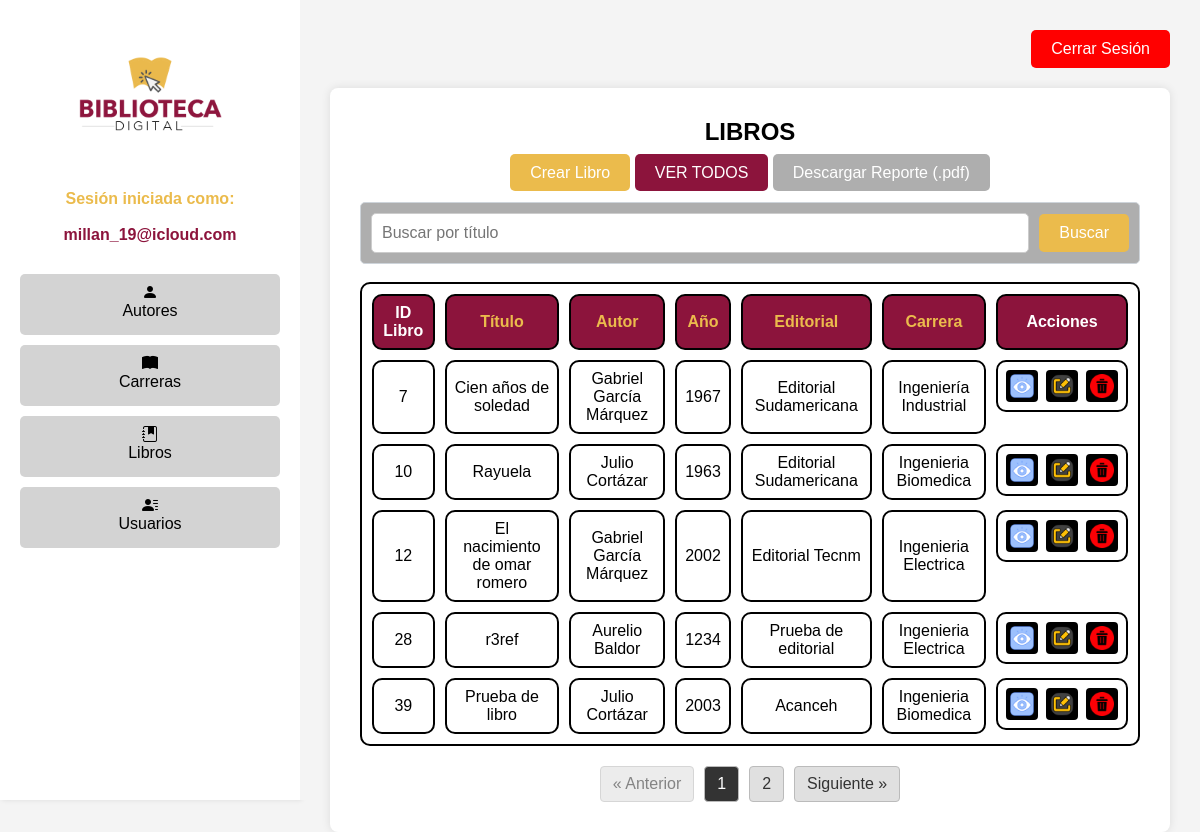
Screenshot of /Login/libros.php (signed in) with the database file from the repository.
### tables this page shows
CREATE TABLE `libros` (
  `id_libro` int(5) NOT NULL,
  `titulo` varchar(200) NOT NULL,
  `autor` int(11) NOT NULL,
  `anio` int(5) NOT NULL,
  `editorial` varchar(200) NOT NULL,
  `carrera` int(11) NOT NULL
);

CREATE TABLE `autores` (
  `id_autor` int(11) NOT NULL,
  `nombre` varchar(200) NOT NULL,
  `nacionalidad` varchar(255) NOT NULL
);

CREATE TABLE `carreras` (
  `id_carrera` int(11) NOT NULL,
  `nombre_carrera` varchar(200) NOT NULL
);

### Login/libros.php (the view, shortened to what this page needs)
<?php
$usuario = $_SESSION['adminpanel_username'];
include "conexion.php";
$registros_por_pagina = 5;
$pagina_actual = isset($_GET['pagina']) ? (int)$_GET['pagina'] : 1;
$inicio = ($pagina_actual - 1) * $registros_por_pagina;
$query = "
    SELECT libros.id_libro, libros.titulo, autores.nombre AS nombre_autor,
           libros.anio, libros.editorial, carreras.nombre_carrera
    FROM libros
    JOIN autores ON libros.autor = autores.id_autor
    JOIN carreras ON libros.carrera = carreras.id_carrera";
$result_total = mysqli_query($conectar, $query);
$total_filas = mysqli_num_rows($result_total);
$total_paginas = ceil($total_filas / $registros_por_pagina);
$query .= " LIMIT $inicio, $registros_por_pagina";
$result = mysqli_query($conectar, $query);
?>
<!DOCTYPE html>
<html lang="es">
<head>
    <link rel="stylesheet" href="styles_admin.css">
    <link rel="stylesheet" href="https://cdn.jsdelivr.net/npm/bootstrap-icons@1.7.2/font/bootstrap-icons.css">
</head>
<body>
    <div class="container">
        <?php include "menu.php"; ?>
        <section class="main-content">
            <div class="header">
                <a href="salir.php" class="btn-logout">Cerrar Sesión</a>
            </div>
            <div class="content">
                <h1>LIBROS</h1>
                <br>
                <a href="crear_libro.php" class="btn-new">Crear Libro</a>
                <a href="libros.php" class="btn-new2">VER TODOS</a>
                <a href="reporte_libros.php" class="btn-new3">Descargar Reporte (.pdf)</a>
                <br>
                <form method="POST" action="libros.php" class="search-bar">
                    <input type="text" name="busca_titulo" class="search-input" placeholder="Buscar por título">
                    <button type="submit" name="buscar" class="search-label">Buscar</button>
                </form>
                <br>
                <table>
                    <thead>
                        <tr>
                            <th class="especial">ID Libro</th>
                            <th>Título</th>
                            <th>Autor</th>
                            <th>Año</th>
                            <th>Editorial</th>
                            <th>Carrera</th>
                            <th class="especial">Acciones</th>
                        </tr>
                    </thead>
                    <tbody>
                        <?php if (mysqli_num_rows($result) > 0): ?>
                            <?php while ($fila = mysqli_fetch_assoc($result)): ?>
                                <tr>
                                    <td><?php echo htmlspecialchars($fila['id_libro']); ?></td>
                                    <td><?php echo htmlspecialchars($fila['titulo']); ?></td>
                                    <td><?php echo htmlspecialchars($fila['nombre_autor']); ?></td>
                                    <td><?php echo htmlspecialchars($fila['anio']); ?></td>
                                    <td><?php echo htmlspecialchars($fila['editorial']); ?></td>
                                    <td><?php echo htmlspecialchars($fila['nombre_carrera']); ?></td>
                                    <td class="actions">
                                        <a href="ver_libro.php?id=<?php echo $fila['id_libro']; ?>" class="btn-view">
                                            <img src="images/ojo.png" alt="">
                                        </a>
                                        <a href="editar_libro.php?id=<?php echo $fila['id_libro']; ?>" class="btn-edit">
                                            <img src="images/editar.png" alt="">
                                        </a>
                                        <a href="#" onClick="validar('eliminar_libro.php?id=<?php echo $fila['id_libro']; ?>')" class="btn-delete">
                                            <img src="images/borrar.png" alt="">
                                        </a>
                                    </td>
                                </tr>
                            <?php endwhile; ?>
                        <?php else: ?>
                            <tr>
                                <td colspan="7" class="text-center">No hay coincidencias con tu búsqueda</td>
                            </tr>
                        <?php endif; ?>
                    </tbody>
                </table>
                <div class="paginacion-libros">
                    <a href="?pagina=<?php echo max(1, $pagina_actual - 1); ?>"
                       class="paginacion-enlace <?php if ($pagina_actual == 1) echo 'deshabilitado'; ?>">
                       « Anterior
                    </a>
                    <?php for ($i = 1; $i <= $total_paginas; $i++): ?>
                        <a href="?pagina=<?php echo $i; ?>"
                           class="paginacion-enlace <?php if ($i == $pagina_actual) echo 'activo'; ?>">
                           <?php echo $i; ?>
                        </a>
                    <?php endfor; ?>
                    <a href="?pagina=<?php echo min($total_paginas, $pagina_actual + 1); ?>"
                       class="paginacion-enlace <?php if ($pagina_actual == $total_paginas) echo 'deshabilitado'; ?>">
                       Siguiente »
                    </a>
                </div>
            </div>
        </section>
    </div>
</body>
</html>

### Login/menu.php
<aside class="sidebar">
    <div class="logo">
        <a href="principal.php">
            <img src="biblio.jpg" alt="Logo_Tecnm">
        </a>
    </div>
    <div class="user-info">
        <p class="osito">Sesión iniciada como:</p>
        <br>
        <p><?php echo htmlspecialchars($usuario); ?></p>
    </div>
    <nav class="menu">
        <ul>
            <li>
                <a href="autor.php" class="menu-item">
                    <i class="bi bi-person-fill"></i><br>
                    Autores
                </a>
            </li>
            <li>
                <a href="carreras.php" class="menu-item">
                    <i class="bi bi-book-fill"></i><br>
                    Carreras
                </a>
            </li>
            <li>
                <a href="libros.php" class="menu-item">
                    <i class="bi bi-journal-bookmark-fill"></i><br>
                    Libros
                </a>
            </li>
            <li>
                <a href="usuarios.php" class="menu-item">
                    <i class="bi bi-person-lines-fill"></i><br>
                    Usuarios
                </a>
            </li>
        </ul>
    </nav>
</aside>

### Login/styles_admin.css (style rules this page uses)
* { margin: 0; padding: 0; box-sizing: border-box; }
body { font-family: Arial, sans-serif; background-color: #f4f4f4; }
:root { --color1: #ebbb4c; --color2: #8c143c; }
.container { display: flex; height: 100vh; text-align: center; }
.sidebar { width: 300px; background-color: white; color: black; display: flex; flex-direction: column; padding: 20px; justify-content: flex-start; gap: 20px; box-shadow: 2px 0 5px rgba(0, 0, 0, 0.1); }
.logo { text-align: center; }
.logo img { width: 100%; height: auto; max-width: 150px; max-height: 150px; object-fit: contain; display: block; margin: 0 auto; }
.user-info { text-align: center; font-weight: bold; color: var(--color2); }
.menu ul { list-style: none; padding-left: 0; }
.menu ul li { margin: 10px 0; }
.menu ul li a { color: black; text-decoration: none; display: block; padding: 10px; background-color: #d3d3d3; border-radius: 5px; text-align: center; transition: background-color 0.3s ease, color 0.3s ease; border-bottom: 5px #55555500 solid; }
.main-content { flex: 1; display: flex; flex-direction: column; justify-content: flex-start; padding: 30px; background-color: #f4f4f4; }
.header { display: flex; justify-content: flex-end; margin-bottom: 20px; }
a { text-decoration: none; }
.btn-logout { background-color: red; color: white; border: none; padding: 10px 20px; cursor: pointer; font-size: 16px; border-radius: 5px; }
.btn-new { background-color: var(--color1); color: white; border: none; padding: 10px 20px; cursor: pointer; font-size: 16px; border-radius: 5px; }
.btn-new2 { background-color: var(--color2); color: white; border: none; padding: 10px 20px; cursor: pointer; font-size: 16px; border-radius: 5px; }
.btn-new3 { background-color: #aeaeae; color: white; border: none; padding: 10px 20px; cursor: pointer; font-size: 16px; border-radius: 5px; }
.content { background-color: white; padding: 30px; box-shadow: 0 0 10px rgba(0, 0, 0, 0.1); border-radius: 8px; flex-grow: 1; }
table { width: 100%; border-collapse: separate; border-spacing: 10px; margin: 0 auto; border: 2px black solid; border-radius: 10px; }
th, td { border: 2px solid black; padding: 8px; text-align: center; background-color: white; color: black; border-radius: 10px; }
th { background-color: var(--color2); color: var(--color1); }
.actions { display: flex; justify-content: center; gap: 8px; }
.actions a { display: flex; justify-content: center; align-items: center; text-decoration: none; padding: 4px; border-radius: 4px; color: gold; background-color: black; }
.btn-view { background-color: #444; }
.btn-edit { background-color: #333; }
.btn-delete { background-color: #111; }
.actions img { width: 24px; height: 24px; display: block; }
.especial { color: white; }
.osito { color: var(--color1); }
.search-bar { position: relative; margin-top: 20px; display: flex; justify-content: space-between; align-items: center; background-color: #aeaeae; border: 1px solid #ced4da; border-radius: 5px; padding: 10px; }
.search-input { width: 100%; padding: 10px; border: 1px solid #ccc; border-radius: 5px; font-size: 16px; margin-right: 10px; }
.search-label { background-color: var(--color1); color: white; border: none; padding: 10px 20px; cursor: pointer; font-size: 16px; border-radius: 5px; }
.paginacion-libros { display: flex; justify-content: center; margin-top: 20px; }
.paginacion-enlace { margin: 0 5px; padding: 8px 12px; text-decoration: none; background-color: #e0e0e0; color: #333; border: 1px solid #bbb; border-radius: 4px; transition: background-color 0.3s, color 0.3s; }
.paginacion-enlace.activo { background-color: #333; color: #fff; }
.paginacion-enlace.deshabilitado { pointer-events: none; opacity: 0.6; }

### rows the page displays
libros: id_libro "7", titulo "Cien años de soledad", autor.nombre "Gabriel García Márquez", anio "1967", editorial "Editorial Sudamericana", carrera.nombre_carrera "Ingeniería Industrial"
libros: id_libro "10", titulo "Rayuela", autor.nombre "Julio Cortázar", anio "1963", editorial "Editorial Sudamericana", carrera.nombre_carrera "Ingenieria Biomedica"
libros: id_libro "12", titulo "El nacimiento de omar romero", autor.nombre "Gabriel García Márquez", anio "2002", editorial "Editorial Tecnm", carrera.nombre_carrera "Ingenieria Electrica"
libros: id_libro "28", titulo "r3ref", autor.nombre "Aurelio Baldor", anio "1234", editorial "Prueba de editorial", carrera.nombre_carrera "Ingenieria Electrica"
libros: id_libro "39", titulo "Prueba de libro", autor.nombre "Julio Cortázar", anio "2003", editorial "Acanceh", carrera.nombre_carrera "Ingenieria Biomedica"

### other values shown
$usuario "millan_19@icloud.com"
